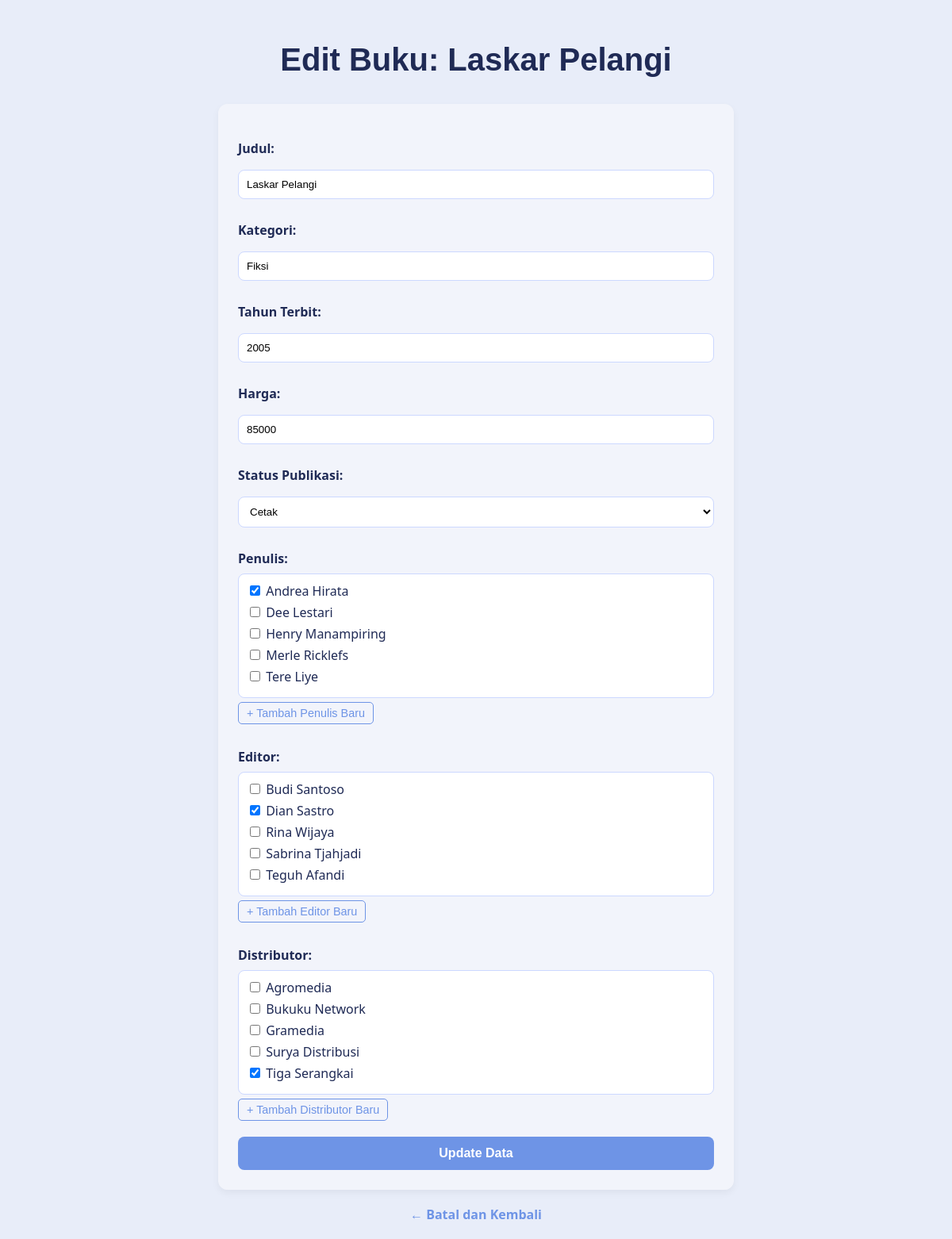
Screenshot of /DB_PenerbitanBuku/edit.php?ISBN=978-602-031-893-1 with the database file from the repository.
### tables this page shows
CREATE TABLE BUKU (
    ISBN VARCHAR(50) NOT NULL,
    Judul VARCHAR(225),
    Kategori VARCHAR(20),
    TahunTerbit INT,
    Harga NUMERIC,
    StatusPublikasi VARCHAR(15),
    PRIMARY KEY (ISBN)
);

CREATE TABLE PENULIS (
    ID_Penulis INT NOT NULL AUTO_INCREMENT,
    NamaPenulis VARCHAR(50) UNIQUE,
    AlamatPenulis VARCHAR(100),
    EmailPenulis VARCHAR(50),
    PRIMARY KEY (ID_Penulis)
);

CREATE TABLE EDITOR (
    ID_Editor INT NOT NULL AUTO_INCREMENT,
    NamaEditor VARCHAR(50) UNIQUE,
    Divisi VARCHAR(20),
    PRIMARY KEY (ID_Editor)
);

CREATE TABLE DISTRIBUTOR (
    ID_Distributor INT NOT NULL AUTO_INCREMENT,
    NamaDistributor VARCHAR(50) UNIQUE,
    TahunBerdiri INT,
    PRIMARY KEY (ID_Distributor)
);

### DB_PenerbitanBuku/edit.php (the view, shortened to what this page needs)
<?php
include 'koneksi.php';
$isbn = $_GET['ISBN'] ?? '';
$stmt_buku = $conn->prepare("SELECT * FROM BUKU WHERE ISBN = ?");
$stmt_buku->bind_param("s", $isbn);
$stmt_buku->execute();
$result_buku = $stmt_buku->get_result();
$buku = $result_buku->fetch_assoc();
$penulis_list = $conn->query("SELECT ID_Penulis, NamaPenulis FROM PENULIS ORDER BY NamaPenulis");
$editor_list = $conn->query("SELECT ID_Editor, NamaEditor FROM EDITOR ORDER BY NamaEditor");
$distributor_list = $conn->query("SELECT ID_Distributor, NamaDistributor FROM DISTRIBUTOR ORDER BY NamaDistributor");
function get_related_ids($conn, $table, $id_column, $isbn) {
    $ids = [];
    $stmt = $conn->prepare("SELECT $id_column FROM $table WHERE ISBN = ?");
    $stmt->bind_param("s", $isbn);
    $stmt->execute();
    $result = $stmt->get_result();
    while ($row = $result->fetch_assoc()) {
        $ids[] = $row[$id_column];
    }
    return $ids;
}
$selected_penulis = get_related_ids($conn, 'KONTRIBUSI_PENULIS', 'ID_Penulis', $isbn);
$selected_editor = get_related_ids($conn, 'KONTRIBUSI_EDITOR', 'ID_Editor', $isbn);
$selected_distributor = get_related_ids($conn, 'KERJA_SAMA_DISTRIBUSI', 'ID_Distributor', $isbn);
?>
<!DOCTYPE html>
<html>
<head>
</head>
<body>
    <h2>Edit Buku: <?= htmlspecialchars($buku['Judul']) ?></h2>
    <form method="post">
        <b>Judul:</b> <input type="text" name="Judul" value="<?= htmlspecialchars($buku['Judul']) ?>" required><br>
        <b>Kategori:</b> <input type="text" name="Kategori" value="<?= htmlspecialchars($buku['Kategori']) ?>"><br>
        <b>Tahun Terbit:</b> <input type="number" name="TahunTerbit" value="<?= $buku['TahunTerbit'] ?>" min="0"><br>
        <b>Harga:</b> <input type="number" name="Harga" step="0.01" value="<?= $buku['Harga'] ?>" min="0"><br>
        <b>Status Publikasi:</b>
        <select name="StatusPublikasi" required>
            <option value="Cetak" <?= $buku['StatusPublikasi'] == 'Cetak' ? 'selected' : '' ?>>Cetak</option>
        </select><br>
        <b>Penulis:</b>
        <div class="checkbox-group">
            <?php while($p = $penulis_list->fetch_assoc()): ?>
                <label><input type="checkbox" name="id_penulis[]" value="<?= $p['ID_Penulis'] ?>" <?= in_array($p['ID_Penulis'], $selected_penulis) ? 'checked' : '' ?>> <?= htmlspecialchars($p['NamaPenulis']) ?></label>
            <?php endwhile; ?>
        </div>
        <button type="button" class="toggle-new-btn">+ Tambah Penulis Baru</button>
        <b>Editor:</b>
        <div class="checkbox-group">
            <?php while($e = $editor_list->fetch_assoc()): ?>
                <label><input type="checkbox" name="id_editor[]" value="<?= $e['ID_Editor'] ?>" <?= in_array($e['ID_Editor'], $selected_editor) ? 'checked' : '' ?>> <?= htmlspecialchars($e['NamaEditor']) ?></label>
            <?php endwhile; ?>
        </div>
        <button type="button" class="toggle-new-btn">+ Tambah Editor Baru</button>
        <b>Distributor:</b>
        <div class="checkbox-group">
            <?php while($d = $distributor_list->fetch_assoc()): ?>
                <label><input type="checkbox" name="id_distributor[]" value="<?= $d['ID_Distributor'] ?>" <?= in_array($d['ID_Distributor'], $selected_distributor) ? 'checked' : '' ?>> <?= htmlspecialchars($d['NamaDistributor']) ?></label>
            <?php endwhile; ?>
        </div>
        <button type="button" class="toggle-new-btn">+ Tambah Distributor Baru</button>
        <button type="submit">Update Data</button>
    </form>
    <a href="index.php" class="back-link">← Batal dan Kembali</a>
</body>
</html>

### DB_PenerbitanBuku/edit.php (style rules this page uses)
body { background-color: #e8edf9; font-family: 'Segoe UI', Tahoma, Geneva, Verdana, sans-serif; color: rgb(31, 42, 85); margin: 0; padding: 20px; }
h2 { font-family: Tahoma, Geneva, sans-serif; font-size: 40px; text-align:center; }
form { background-color: rgba(245, 247, 252, 0.8); padding: 25px; border-radius: 12px; box-shadow: 0 4px 10px rgba(0, 0, 0, 0.05); max-width: 600px; margin: 20px auto; }
input[type="text"], input[type="number"], select { width: 100%; padding: 10px; margin: 8px 0; border: 1px solid #ccd8ff; border-radius: 8px; box-sizing: border-box; background-color: white; }
button[type="submit"] { background-color: #6e94e6; border: none; padding: 12px 20px; border-radius: 8px; color: white; font-weight: 600; cursor: pointer; transition: background-color 0.2s ease; width: 100%; font-size: 16px; margin-top: 10px; }
.back-link { display: block; text-align:center; margin-top: 15px; color: #6e94e6; text-decoration: none; font-weight: 600; }
.checkbox-group { border: 1px solid #ccd8ff; border-radius: 8px; padding: 10px; background-color: #fff; max-height: 150px; overflow-y: auto; margin-bottom: 5px; }
.checkbox-group label { display: block; margin-bottom: 5px; cursor: pointer; }
b { display: block; margin-top: 20px; margin-bottom: 8px; }
.toggle-new-btn { background: none; border: 1px solid #6e94e6; color: #6e94e6; padding: 5px 10px; border-radius: 5px; cursor: pointer; font-size: 0.9em; margin-bottom: 10px; }

### rows the page displays
buku: Judul "Laskar Pelangi", Kategori "Fiksi", TahunTerbit "2005", Harga "85000", StatusPublikasi "Cetak"
penulis: ID_Penulis "☑", NamaPenulis "Andrea Hirata"
penulis: NamaPenulis "Dee Lestari"
penulis: NamaPenulis "Henry Manampiring"
penulis: NamaPenulis "Merle Ricklefs"
penulis: NamaPenulis "Tere Liye"
editor: NamaEditor "Budi Santoso"
editor: ID_Editor "☑", NamaEditor "Dian Sastro"
editor: NamaEditor "Rina Wijaya"
editor: NamaEditor "Sabrina Tjahjadi"
editor: NamaEditor "Teguh Afandi"
distributor: NamaDistributor "Agromedia"
distributor: NamaDistributor "Bukuku Network"
distributor: NamaDistributor "Gramedia"
distributor: NamaDistributor "Surya Distribusi"
distributor: ID_Distributor "☑", NamaDistributor "Tiga Serangkai"
